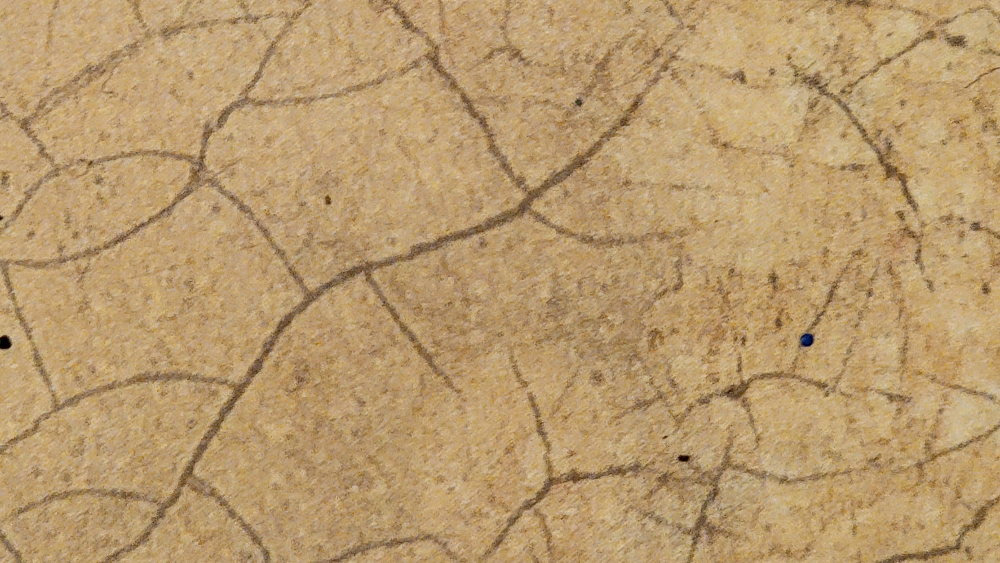
#> input picture photos/grime/crackle-tan-surface1.jpg, 4000 x 2252 px, found by its file name (shown at 1/4 size); its folder holds 4 pictures in this run
$ python tex_30.py
#> lines starting #> are read from the running program, lines starting #| are printed output that depends on the picture
"""(helpers copied from tex_29) Textures for queue item 30 (photos/grime/): abandoned-interior surfaces.
Run from the repo root: python3 tools/tex_29.py
Every surface is a centre crop of its photo with the light falloff flattened, made seamless by an
offset crossfade, and (for the bumpy ones) a normal map derived from the photo's fine luminance detail.
  ab_tan_smooth, ab_tan_mottled            dingy tan painted walls
  ab_peel, ab_peel2 (+ _n)                 orange-peel drywall, plain
  ab_peel_stain (+ _n), ab_peel_chip (+ _n) stained / chipped-and-patched drywall
  ab_ceil (+ _n)                           one 600 mm acoustic ceiling tile with bevelled edges (damaged)
  ab_ceil_rust                             the rusty T-bar grid colour strip (from the rust-grid photo)
  ab_wood                                  plain pine board
  ab_tile                                  grimy white wall tile (with the hair)
  ab_particle, ab_particle2                water-stained particleboard
  ab_chip_metal (+ _n)                     white paint chipping off black metal
"""
import os
import numpy as np
from PIL import Image, ImageFilter

OUT = "assets/textures"


def load(n):
    im = Image.open(f"photos/grime/{n}.jpg")
    try:
        o = im.getexif().get(274, 1)
    except Exception:
        o = 1
    im = im.convert("RGB")
    return {3: im.rotate(180, expand=True), 6: im.rotate(270, expand=True), 8: im.rotate(90, expand=True)}.get(o, im)


def centre(im, frac=0.8, square=True):
    w, h = im.size
    if square:
        s = int(min(w, h) * frac)
        return im.crop(((w - s) // 2, (h - s) // 2, (w + s) // 2, (h + s) // 2))
    return im.crop((int(w * (1 - frac) / 2), int(h * (1 - frac) / 2), int(w * (1 + frac) / 2), int(h * (1 + frac) / 2)))


def flat(a, r):
    lo = np.asarray(Image.fromarray(np.clip(a, 0, 255).astype(np.uint8)).filter(ImageFilter.GaussianBlur(r))).astype(np.float32)
    return a - lo + lo.reshape(-1, 3).mean(0)


def seamless(a):
    h, w = a.shape[:2]
    out = a.copy()
    x = np.linspace(0, 1, w); wx = np.clip(np.sin(np.pi * x) * 1.6, 0, 1)[None, :, None]
    out = out * wx + np.roll(out, w // 2, 1) * (1 - wx)
    y = np.linspace(0, 1, h); wy = np.clip(np.sin(np.pi * y) * 1.6, 0, 1)[:, None, None]
    out = out * wy + np.roll(out, h // 2, 0) * (1 - wy)
    return out


def normal(a, strength, blur=1.0, hp=12):
    L = a.mean(-1)
    Li = Image.fromarray(np.clip(L, 0, 255).astype(np.uint8))
    h = np.asarray(Li.filter(ImageFilter.GaussianBlur(blur))).astype(np.float32) - np.asarray(Li.filter(ImageFilter.GaussianBlur(hp))).astype(np.float32)
    h /= 255
    dx = (np.roll(h, -1, 1) - np.roll(h, 1, 1)) * 0.5
    dy = (np.roll(h, -1, 0) - np.roll(h, 1, 0)) * 0.5
    nx, ny, nz = -dx * strength, dy * strength, np.ones_like(h)
    ln = np.sqrt(nx ** 2 + ny ** 2 + nz ** 2)
    return (np.stack([nx / ln, ny / ln, nz / ln], -1) * 0.5 + 0.5) * 255


def save(name, a):
    Image.fromarray(np.clip(a, 0, 255).astype(np.uint8)).save(os.path.join(OUT, name + ".png"), optimize=True)
    print("wrote", name, a.shape[1], "x", a.shape[0])


def surf(src, name, size=1024, frac=0.8, r=60, nstr=None, square=True, gain=1.0):
    im = centre(load(src), frac, square).resize((size, size), Image.LANCZOS)
    a = np.asarray(im).astype(np.float32)
    a = flat(a, r)
    a = seamless(a)
    m = a.reshape(-1, 3).mean(0)
    a = (a - m) * gain + m
    save(name, a)
    if nstr:
        save(name + "_n", normal(a, nstr))
    return a


# crackled varnish panels, scratched stainless, worn planks (planks run along u; wrap along u only, the
# vertical wrap lands on a plank joint)
surf("crackle-tan-surface1", "wd_crackle", r=160, nstr=5)
#> in load, im is the input picture: PIL image 4000x2252 RGB; mean R, G, B 185.1, 154.4, 109.7
#> in load, `o = im.getexif().get(274, 1)`: o = 6
#> in load, `return {3: im.rotate(180, expand=True), 6: im.rotate(270, expand=True)..`:
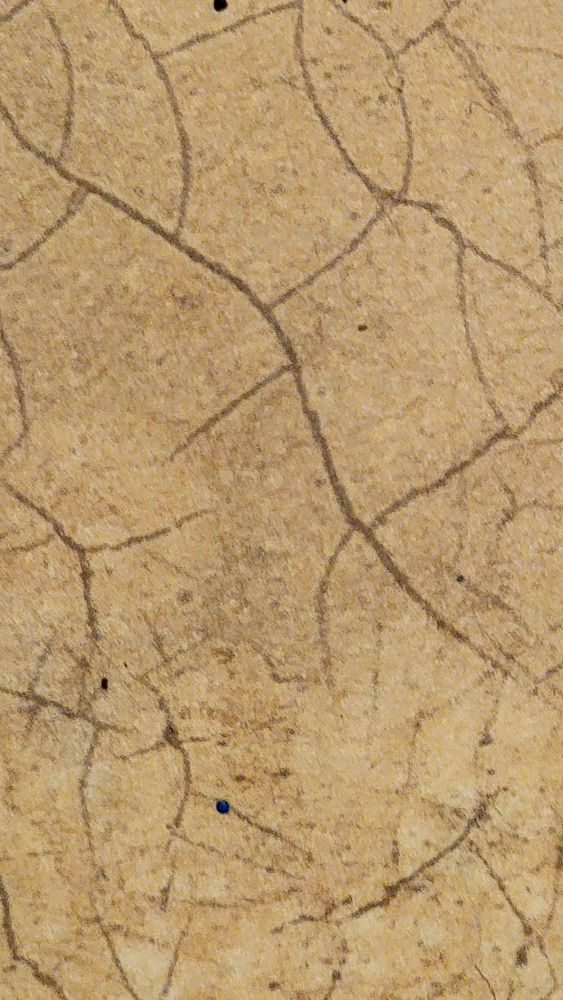
#> returned value: PIL image 2252x4000 RGB (shown at 1/4 size); mean R, G, B 185.1, 154.4, 109.7
#> in centre, `w, h = im.size`: w = 2252; h = 4000
#> in centre, `s = int(min(w, h) * frac)`: s = 1801
#> in flat, `lo = np.asarray(Image.fromarray(np.clip(a, 0, 255).astype(np.uint8)).f..`:
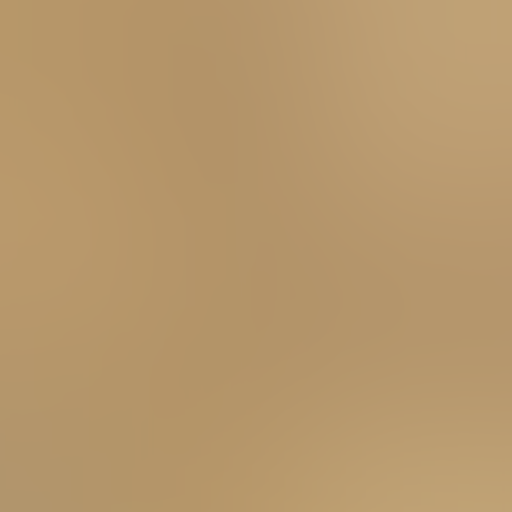
#> lo: shape (1024, 1024, 3) float32 (shown at 1/2 size); mean R, G, B 182, 151.3, 107.5
#> in seamless, `out = out * wy + np.roll(out, h // 2, 0) * (1 - wy)`:
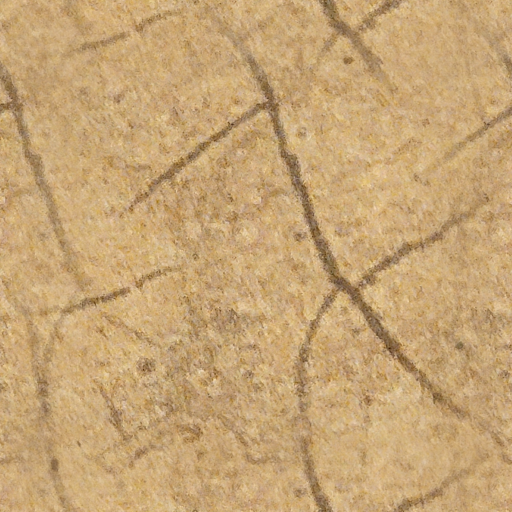
#> out: shape (1024, 1024, 3) float64 (shown at 1/2 size); mean R, G, B 181.3, 150.5, 106.9; drawn with min black and max white
#> in surf, `m = a.reshape(-1, 3).mean(0)`: m = [181.3, 150.5, 106.9]
#| wrote wd_crackle 1024 x 1024
#> in normal, `h = np.asarray(Li.filter(ImageFilter.GaussianBlur(blur))).astype(np.fl..`:
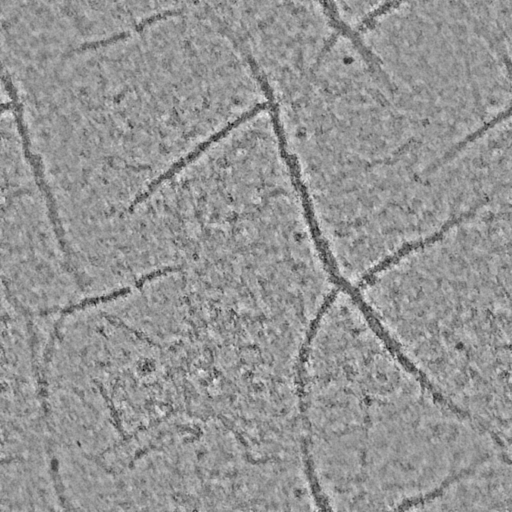
#> h: shape (1024, 1024) float32 (shown at 1/2 size); min -70, max 49, mean -0.5; drawn with min black and max white
#> in normal, `nx, ny, nz = -dx * strength, dy * strength, np.ones_like(h)`:
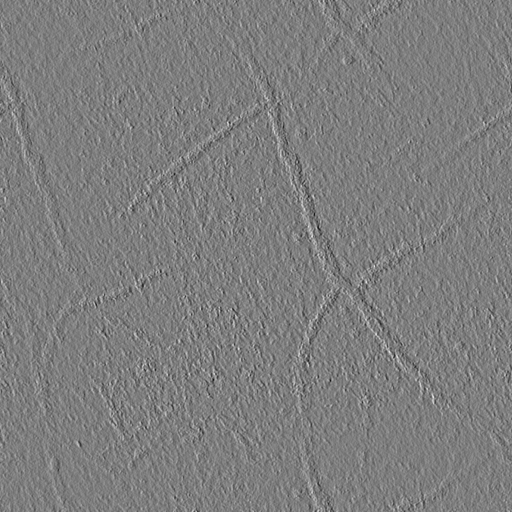
#> nx: shape (1024, 1024) float32 (shown at 1/2 size); min -0.5, max 0.51, mean 9.73e-12; drawn with min black and max white
#> in normal, `nx, ny, nz = -dx * strength, dy * strength, np.ones_like(h)`: nz: shape (1024, 1024) float32; every value is 1
#> in normal, `ln = np.sqrt(nx ** 2 + ny ** 2 + nz ** 2)`:
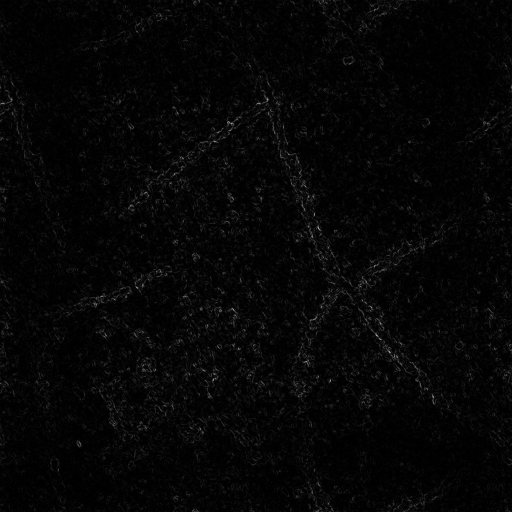
#> ln: shape (1024, 1024) float32 (shown at 1/2 size); min 1, max 1.16, mean 1; drawn with min black and max white
#> in normal, `return (np.stack([nx / ln, ny / ln, nz / ln], -1) * 0.5 + 0.5) * 255`:
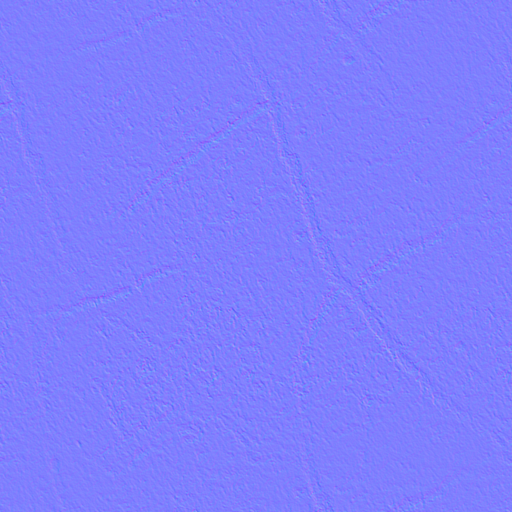
#> returned value: shape (1024, 1024, 3) float32 (shown at 1/2 size); mean of channels 0, 1, 2 127.4, 127.4, 255.7; drawn as R, G, B
#| wrote wd_crackle_n 1024 x 1024
surf("crackle-tan-surface2", "wd_crackle2", r=160, nstr=5)
#> (the run stopped early here; a loop or call above may not have finished)
